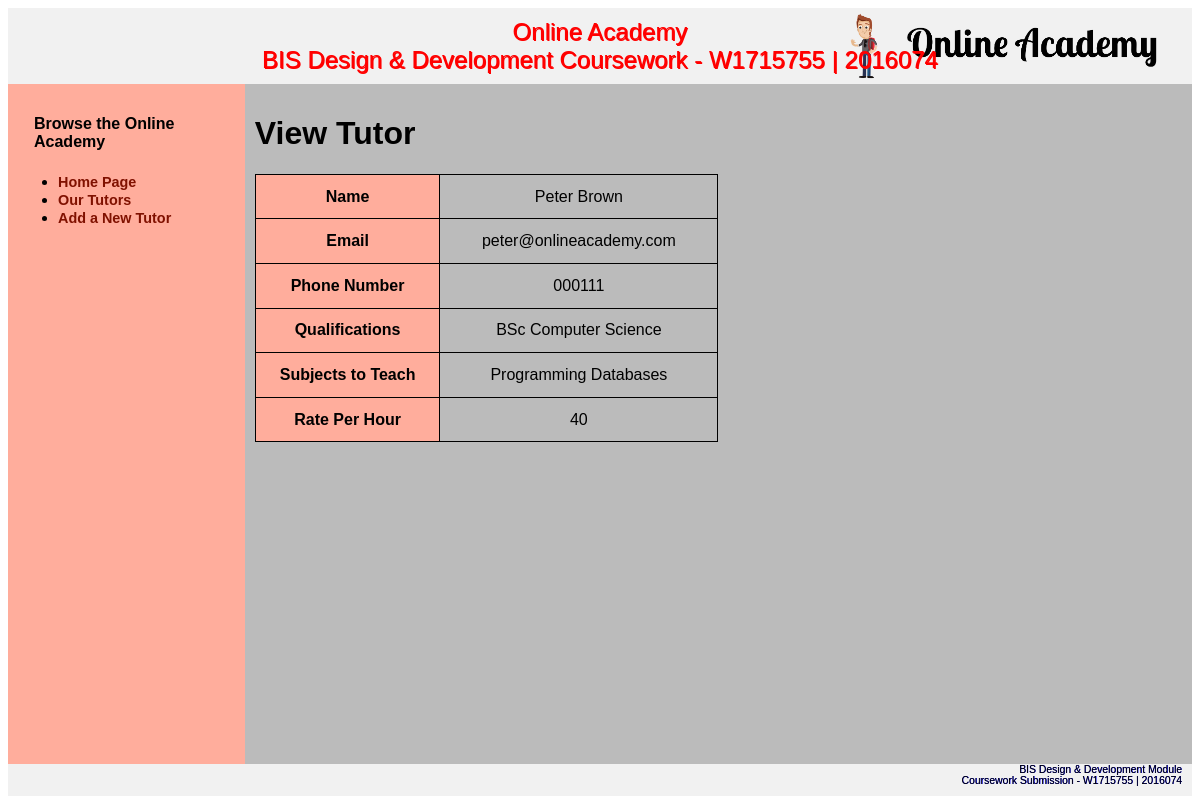
/Part-B/public/view.php?id=1, run on the app's committed database.
### tables this page shows
CREATE TABLE `tutor` (
  `id` int(4) NOT NULL,
  `name` varchar(150) NOT NULL,
  `email` varchar(75) NOT NULL,
  `phoneNumber` varchar(15) NOT NULL,
  `qualifications` varchar(255) NOT NULL,
  `subjectsToTeach` varchar(255) NOT NULL,
  `ratePerHour` int(3) NOT NULL
);

### Part-B/private/classes/class_database.php (called while the page is built, shortened)
<?php
class Database {
  protected static $database;
	protected static $table_name = "";
  public static function set_database( $db ){ self::$database = $db; }
  public static function find_by_id( $id ) {
    $sql = "SELECT * FROM ".static::$table_name." WHERE ".static::$db_columns[0]."=" . static::$database->escape_string( $id ) . ";";
    $result = static::find_by_sql( $sql );
    if (!empty($result)) { return array_shift($result); } else { return NULL; }
  }
  public static function find_by_sql( $sql ) {
    $created_objects = [];
    $results = self::$database->query($sql);
    while ( $row = $results->fetch_assoc() ) { $created_objects[] = static::instantiate($row); }
    return $created_objects;
  }
  protected static function instantiate( $record ) {
    $object = new static;
    foreach ($record as $property => $value) { if ( property_exists($object, $property) ) { $object->$property=$value; } }
    return $object;
  }
}
?>

### Part-B/public/view.php (the view, shortened to what this page needs)
<?php
if ( isset($_GET['id']) ) {
  if ( $_GET['id'] == '' ) { $URL_TutorId = NULL; } else { $URL_TutorId = $_GET['id']; }
}
?>
<!DOCTYPE html>
<html lang="en">
<head>
<link rel="stylesheet" type="text/css" href="dist/css/style.css">
</head>
<body>
<div class="header">
	Online Academy <br>
	BIS Design & Development Coursework - W1715755 | 2016074
</div>
<div class="row">
	<div class="column side">
	</div>
	<div class="column middle">
		<h1>View Tutor</h1>
		<?php
    if (isset($URL_TutorId)) {
      $tutor_object = Tutor::find_by_id($URL_TutorId);
      if ($tutor_object != NULL) {
        echo "<table style='min-width: 50%;'>";
        echo "<tr>";
        echo "<td bgcolor='#ffad9c' style='padding: 0.3rem; font-weight: bold;'>Name</td><td style='padding: 0.8rem'>".$tutor_object->name."</td>";
        echo "</tr>";
        echo "<tr>";
        echo "<td bgcolor='#ffad9c' style='padding: 0.3rem; font-weight: bold;'>Email</td><td style='padding: 0.8rem'>".$tutor_object->email."</td>";
        echo "</tr>";
        echo "<tr>";
        echo "<td bgcolor='#ffad9c' style='padding: 0.3rem; font-weight: bold;'>Phone Number</td><td style='padding: 0.8rem'>".$tutor_object->phoneNumber."</td>";
        echo "</tr>";
        echo "<tr>";
        echo "<td bgcolor='#ffad9c' style='padding: 0.3rem; font-weight: bold;'>Qualifications</td><td style='padding: 0.8rem'>".$tutor_object->qualifications."</td>";
        echo "</tr>";
        echo "<tr>";
        echo "<td bgcolor='#ffad9c' style='padding: 0.3rem; font-weight: bold;'>Subjects to Teach</td><td style='padding: 0.8rem'>".$tutor_object->subjectsToTeach."</td>";
        echo "</tr>";
        echo "<tr>";
        echo "<td bgcolor='#ffad9c' style='padding: 0.3rem; font-weight: bold;'>Rate Per Hour</td><td style='padding: 0.8rem'>".$tutor_object->ratePerHour."</td>";
        echo "</tr>";
        echo "</table>";
      } else {
        echo "<p>Tutor does not exist.</p>";
      }
    } else {
      echo "<p>You have NOT provided a Tutor ID.</p>";
    }
		?>
	</div>
	<div class="footer">
		BIS Design & Development Module <br>
		Coursework Submission - W1715755 | 2016074
	</div>
</div>
</body>
</html>

### data on the page
tutor: name "Peter Brown", email "peter@onlineacademy.com", phoneNumber "000111", qualifications "BSc Computer Science", subjectsToTeach "Programming Databases", ratePerHour "40"
